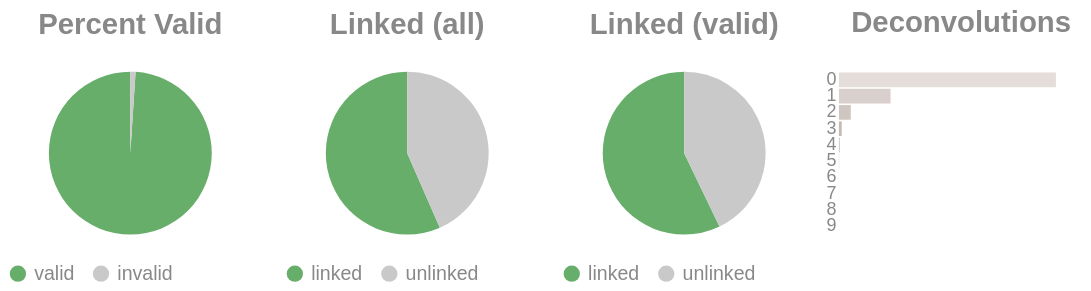

This figure's notebook cell:
### Code cell
if SKIPLR:
    pass
else:
    clash = Counter()
    for i in valids['molecule'].to_list():
        _mol = i.split("-")
        if len(_mol) == 1:
            clash.update('0')
        else:
            clash.update(_mol[-1])

    _d = {"deconvolutions": [], 'count': []}
    for k,v in clash.items():
        _d['deconvolutions'].append(k)
        _d['count'].append(v)

    tot_valid = valids['reads'].sum()
    mask = valids['reads'] >= 2
    n_linked_reads = valids.filter(mask)['reads'].sum()
    if n_linked_reads == 0:
        print_html("No linked molecules (>=2 reads) were detected; skipping linked-only distributions.")
        SKIPLR = True
    else:
        perc_valid = round(tot_valid / n_reads, 4)
        linked_perc_abs = round(n_linked_reads / n_reads, 4)
        linked_perc = round(n_linked_reads / tot_valid, 4)

    _valid = pl.DataFrame({"valids": ['valid', 'invalid'], "count": [tot_valid, n_reads - tot_valid]})
    _linked_abs = pl.DataFrame({"linked (absolute)": ['linked', 'unlinked'], "count": [n_linked_reads, n_reads - n_linked_reads]})
    _linked_rel = pl.DataFrame({"linked (valids)": ['linked', 'unlinked'], "count": [n_linked_reads, tot_valid - n_linked_reads]})

    (
        alt.hconcat(
            piechart(_valid, goodval = 'valid', title = "Percent Valid"),
            piechart(_linked_abs, goodval = "linked", title =  "Linked (all)"),
            piechart(_linked_rel, goodval = "linked", title =  "Linked (valid)"),
            convolutionbar(pl.DataFrame(_d), title = "Deconvolutions"),
            center = True,
            bounds = 'flush'
        )
        .resolve_scale(color='independent')
        .resolve_legend('independent')
        .properties(usermeta={'embedOptions': {"actions": False}})
    ).display()

### Figure 1 — Vega-Lite specification as saved in the notebook (floating-point values rounded to 4 significant figures)
{"width": "container", "height": 400, "config": {"title": {"anchor": "start", "dy": -15, "fontSize": 18, "color": "#888888", "subtitleColor": "#888888", "subtitleFontSize": 14}, "arc": {"fill": "#0072B2"}, "axis": {"domainColor": "#888888", "domainWidth": 0.5, "gridWidth": 0.2, "grid": false, "titleFontWeight": 400, "titleFontSize": 15, "labelFontSize": 11, "labelColor": "#888888", "tickColor": "#888888", "tickWidth": 0.2, "titleColor": "#888888"}, "axisBand": {"grid": false}, "axisX": {"grid": true, "tickSize": 10, "domainCap": "round"}, "axisY": {"domain": false, "grid": true, "tickSize": 0, "domainCap": "round"}, "background": "transparent", "header": {"labelFontSize": 15, "labelColor": "#888888", "titleFontSize": 15, "titleFontWeight": 600, "titleColor": "#888888"}, "legend": {"labelFont": "sans-serif", "labelFontSize": 12, "labelColor": "#888888", "symbolSize": 100, "symbolType": "circle", "titleFontSize": 12, "titlePadding": 10, "titleColor": "#888888", "title": null}, "range": {"category": ["#E69F00", "#56B4E9", "#009E73", "#F0E442", "#0072B2", "#D55E00", "#CC79A7", "#000000"], "diverging": ["#cfe8f3", "#a2d4ec", "#73bfe2", "#46abdb", "#1696d2", "#12719e"]}, "area": {"fill": "#0072B2", "fillOpacity": 0.7, "line": true, "strokeOpacity": 0.7}, "line": {"color": "#0072B2", "stroke": "#0072B2", "strokeWidth": 2}, "trail": {"color": "#0072B2", "stroke": "#0072B2", "strokeWidth": 0, "size": 1}, "point": {"filled": true, "fillOpacity": 1.0, "size": 95}, "text": {"color": "#888888", "fontSize": 11, "align": "right", "fontWeight": 400, "size": 11}, "bar": {"fill": "#0072B2", "stroke": null}, "view": {"stroke": null, "continuousWidth": 660, "continuousHeight": 400}}, "hconcat": [{"data": {"name": "data-78f0cd1de6d55ca6bf281b070c275a12"}, "mark": {"type": "arc"}, "encoding": {"color": {"field": "valids", "legend": {"orient": "bottom", "title": null}, "scale": {"domain": ["valid", "invalid"], "range": ["#68ae6b", "#C9C9C9"]}, "title": "Valids", "type": "nominal"}, "theta": {"field": "count", "type": "quantitative"}, "tooltip": [{"field": "valids", "title": "Valids", "type": "ordinal"}, {"field": "percent", "format": ".2%", "title": "Percent", "type": "quantitative"}, {"field": "count", "title": "Count", "type": "quantitative"}]}, "height": 100, "title": {"text": "Percent Valid", "align": "center", "anchor": "middle"}, "transform": [{"calculate": "datum.count / 15203324", "as": "percent"}], "width": 150}, {"data": {"name": "data-adc7a40e82f3664c07088fecfe69686a"}, "mark": {"type": "arc"}, "encoding": {"color": {"field": "linked (absolute)", "legend": {"orient": "bottom", "title": null}, "scale": {"domain": ["linked", "unlinked"], "range": ["#68ae6b", "#C9C9C9"]}, "title": "Linked (Absolute)", "type": "nominal"}, "theta": {"field": "count", "type": "quantitative"}, "tooltip": [{"field": "linked (absolute)", "title": "Linked (Absolute)", "type": "ordinal"}, {"field": "percent", "format": ".2%", "title": "Percent", "type": "quantitative"}, {"field": "count", "title": "Count", "type": "quantitative"}]}, "height": 100, "title": {"text": "Linked (all)", "align": "center", "anchor": "middle"}, "transform": [{"calculate": "datum.count / 15203324", "as": "percent"}], "width": 150}, {"data": {"name": "data-64ced6f80cfa38a5c068ac1238262bf5"}, "mark": {"type": "arc"}, "encoding": {"color": {"field": "linked (valids)", "legend": {"orient": "bottom", "title": null}, "scale": {"domain": ["linked", "unlinked"], "range": ["#68ae6b", "#C9C9C9"]}, "title": "Linked (Valids)", "type": "nominal"}, "theta": {"field": "count", "type": "quantitative"}, "tooltip": [{"field": "linked (valids)", "title": "Linked (Valids)", "type": "ordinal"}, {"field": "percent", "format": ".2%", "title": "Percent", "type": "quantitative"}, {"field": "count", "title": "Count", "type": "quantitative"}]}, "height": 100, "title": {"text": "Linked (valid)", "align": "center", "anchor": "middle"}, "transform": [{"calculate": "datum.count / 15046611", "as": "percent"}], "width": 150}, {"data": {"name": "data-35a434a91311b94912b6ddbfdb89c634"}, "mark": {"type": "bar"}, "encoding": {"color": {"field": "deconvolutions", "legend": null, "scale": {"scheme": "lightgreyred"}, "type": "nominal"}, "tooltip": [{"field": "deconvolutions", "title": "Deconvolutions", "type": "ordinal"}, {"field": "percent", "format": ".2%", "title": "Percent", "type": "quantitative"}, {"field": "count", "title": "Count", "type": "quantitative"}], "x": {"axis": null, "field": "count", "type": "quantitative"}, "y": {"field": "deconvolutions", "sort": "ascending", "title": null, "type": "nominal"}}, "height": 100, "title": {"text": "Deconvolutions", "align": "center", "anchor": "middle"}, "transform": [{"calculate": "datum.count / 9301089", "as": "percent"}], "width": 150}], "bounds": "flush", "center": true, "resolve": {"legend": {"angle": "independent"}, "scale": {"color": "independent"}}, "usermeta": {"embedOptions": {"actions": false}}, "$schema": "https://vega.github.io/schema/vega-lite/v6.4.1.json", "datasets": {"data-78f0cd1de6d55ca6bf281b070c275a12": [{"valids": "valid", "count": 15046611}, {"valids": "invalid", "count": 156713}], "data-adc7a40e82f3664c07088fecfe69686a": [{"linked (absolute)": "linked", "count": 8597869}, {"linked (absolute)": "unlinked", "count": 6605455}], "data-64ced6f80cfa38a5c068ac1238262bf5": [{"linked (valids)": "linked", "count": 8597869}, {"linked (valids)": "unlinked", "count": 6448742}], "data-35a434a91311b94912b6ddbfdb89c634": [{"deconvolutions": "0", "count": 7103481}, {"deconvolutions": "1", "count": 1690028}, {"deconvolutions": "2", "count": 387817}, {"deconvolutions": "3", "count": 90067}, {"deconvolutions": "4", "count": 21657}, {"deconvolutions": "5", "count": 5619}, {"deconvolutions": "6", "count": 1604}, {"deconvolutions": "7", "count": 531}, {"deconvolutions": "8", "count": 204}, {"deconvolutions": "9", "count": 81}]}}
